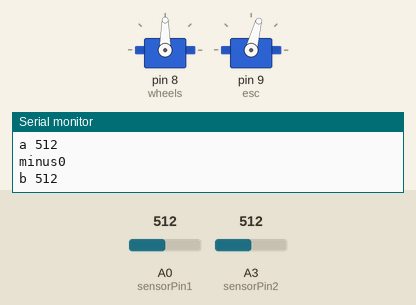
A sketch run on a simulated Arduino Uno, built with avr-gcc and run on an emulated ATmega328P. Shown: 2 × servo, the last lines printed to the serial monitor. The test bench sets the inputs (shaded band); at power-on: A0 (sensorPin1) = 512, A3 (sensorPin2) = 512.

Above: at 4.2 s.
4.3 s: A0 (sensorPin1) set to 551
At 4.61 s:
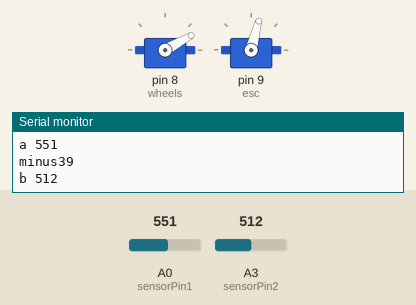
7.3 s: A3 (sensorPin2) set to 523
10.3 s: A3 (sensorPin2) set to 542
At 11.3 s:
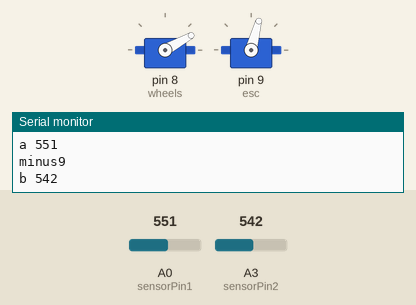
11.8 s: A0 (sensorPin1) set to 511
At 12.18 s:
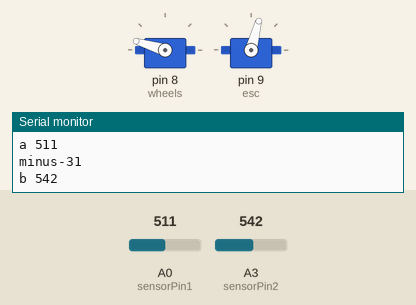
14.8 s: A0 (sensorPin1) set to 716
At 15.11 s:
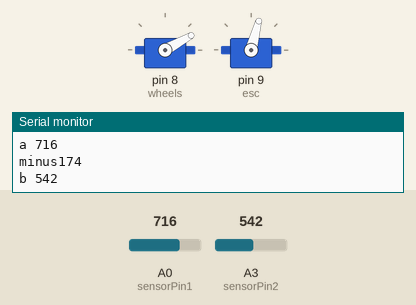
17.8 s: A0 (sensorPin1) set to 581
20.8 s: A0 (sensorPin1) set to 547
Timing chart, 0 to 23.3 s (numbered marks = the images above; inputs shaded):
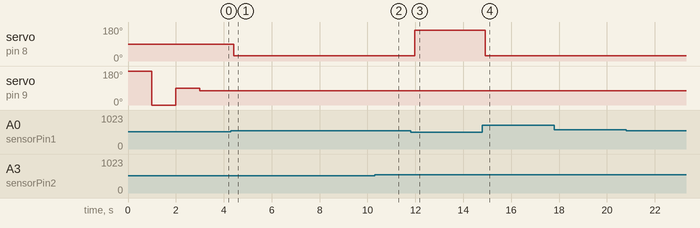

Measured:
- the behaviour switches between 532 and 533 on A0 (sensorPin1) (found by bisection; images 0 and 1)
- after the input at 4.3 s, servo on pin 8 (wheels): 90° → 29° after 0.11 s
- after the input at 10.3 s, servo on pin 9 (esc): stays 75° (without the input it goes to 80° after 1.5 s)
- after the input at 11.8 s, servo on pin 8 (wheels): 29° → 163° after 0.18 s
- after the input at 14.8 s, servo on pin 8 (wheels): 163° → 29° after 0.11 s

The sketch:

ch4.ino
```cpp
#include <Servo.h>

 int sensorPin1 = A0; //analog pin 0
  int sensorPin2 = A3; //analog pin 0

Servo wheels; // servo for turning the wheels
Servo esc; // not actually a servo, but controlled like one!
bool startup = true; // used to ensure startup only happens once
int startupDelay = 1000; // time to pause at each calibration step
double maxSpeedOffset = 45; // maximum speed magnitude, in servo 'degrees'
double maxWheelOffset = 85; // maximum wheel turn magnitude, in servo 'degrees'

void setup()
{
  Serial.begin(9600);
  wheels.attach(8); // initialize wheel servo to Digital IO Pin #8
  esc.attach(9); // initialize ESC to Digital IO Pin #9

  /*  If you're re-uploading code via USB while leaving the ESC powered on,
   *  you don't need to re-calibrate each time, and you can comment this part out.
   */
  calibrateESC();
  //esc.write(80);
}

/* Convert degree value to radians */
double degToRad(double degrees){
  return (degrees * 71) / 4068;
}

/* Convert radian value to degrees */
double radToDeg(double radians){
  return (radians * 4068) / 71;
}

/* Calibrate the ESC by sending a high signal, then a low, then middle.*/
void calibrateESC(){
    esc.write(180); // full backwards
    delay(startupDelay);
    esc.write(0); // full forwards
    delay(startupDelay);
    esc.write(90); // neutral
    delay(startupDelay);
    esc.write(90); // reset the ESC to neutral (non-moving) value
}

/* Oscillate between various servo/ESC states, using a sine wave to gradually
 *  change speed and turn values.
 */
void oscillateleft(){
  //for (int i =180; i < 360; i++){
    int i=160;
    double rad = degToRad(i);
   // double speedOffset = sin(rad) * maxSpeedOffset;
    double speedOffset = 15.0;
    double wheelOffset = sin(rad) * maxWheelOffset;
    esc.write(65 + speedOffset);
   // Serial.println(65 + speedOffset);
    //esc.write(100);
    //wheels.write(90 + wheelOffset);
    wheels.write(wheelOffset);
    //delay(50);
  //}
}

void oscillatecenter(){
  //for (int i =180; i < 360; i++){
    int i=90;
    double rad = degToRad(i);
   // double speedOffset = sin(rad) * maxSpeedOffset;
    double speedOffset = 15.0;
    double wheelOffset = sin(rad) * maxWheelOffset;
    esc.write(65 + speedOffset);
   // Serial.println(65 + speedOffset);
    //esc.write(100);
    //wheels.write(90 + wheelOffset);
    wheels.write(wheelOffset);
    //delay(50);
  //}
}
void oscillateright(){
  //for (int i =0; i < 180; i++){
  int i=60;
    double rad = degToRad(i);
    double speedOffset = sin(rad) * maxSpeedOffset;
    double wheelOffset = sin(rad) * maxWheelOffset;
    esc.write(80);
    //esc.write(speedOffset);
    wheels.write(90 + wheelOffset);
    //delay(50);
 // }
}

void loop()
{
   int val1 = analogRead(sensorPin1);
   int val2 = analogRead(sensorPin2);
  esc.write(75);

  Serial.print("a ");
  Serial.println(val1);

  Serial.print("minus");
  Serial.println(val1-val2);

  Serial.print("b ");
  Serial.println(val2);

  delay(100);
  if((val1-val2)>20){
    oscillateleft();
    //delay(50);
    }
   //if((val1-val2)<20||(val2-val1)<20){
    //oscillatecenter();
   //esc.write(75);
    //delay(50);
    //}
    if((val2-val1)>20){
    oscillateright();
     //delay(50);
      }
      //delay(100);
    // esc.write(70);
   //oscillate();
}
```
